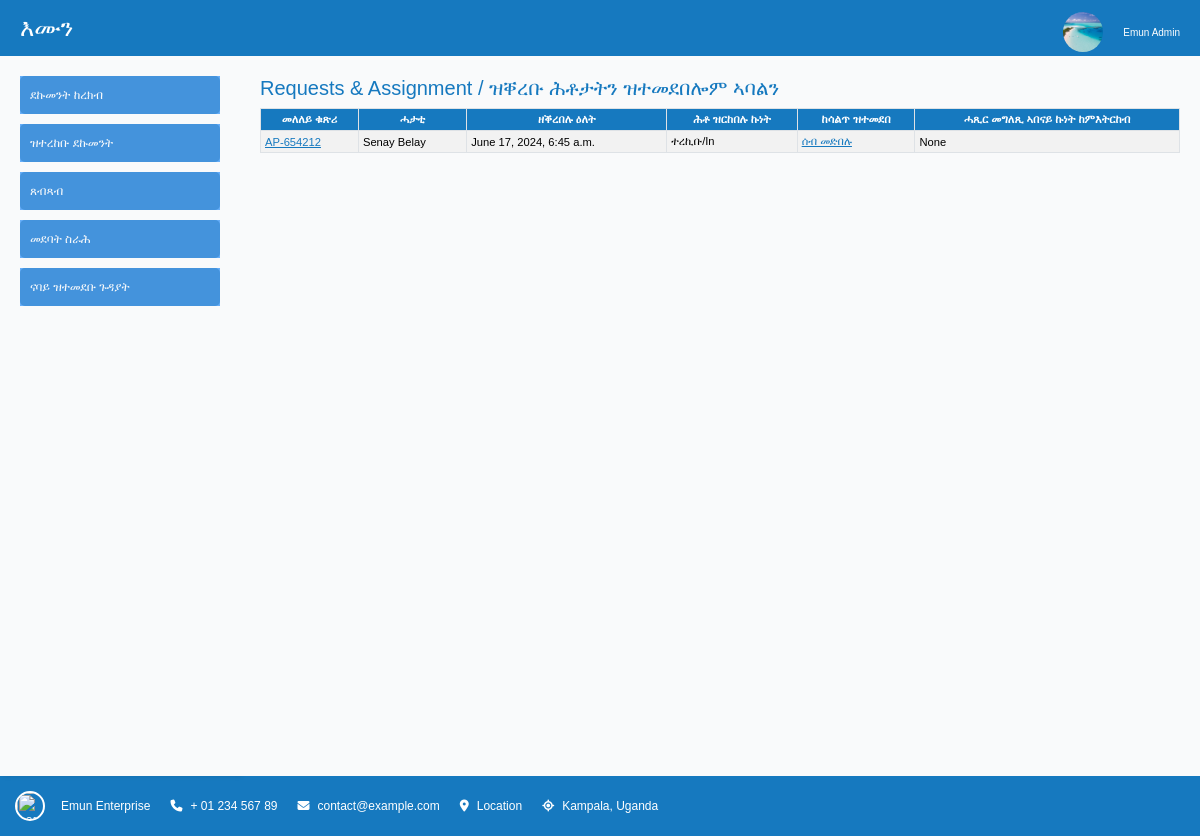
Screenshot of /tasks_and_assignments (signed in) with the database file from the repository.
### visaapplications/models.py (models this page shows, shortened)
class VisaApplication(TimestampMixin, UserStampedMixin, models.Model):
    STATUS_CHOICES = [
        ('1', 'Initiated'),
        ('2', 'Assigned'),
        ('3', 'In Progress'),
        ('4', 'Completed'),
        ('5', 'Cancelled'),
    ]
    application_owner = models.ForeignKey(User, on_delete=models.PROTECT, null=True)
    application_number = models.CharField(max_length=10, unique=True, blank=True)
    date_submitted = models.DateTimeField(auto_now_add=True)
    application_status = models.CharField(max_length=1, choices=STATUS_CHOICES, default='1',)
    assigned_officer = models.ForeignKey(User, on_delete=models.PROTECT, null=True, related_name="person_assigned")
    officer_notes = models.TextField(null=True, blank=True)

### decorators.py (the view)
        @wraps(func)
        def wrapper(request, *args, **kwargs):
            RECORDS_PER_PAGE_DEFAULT = default_records_per_page
            response = func(request, *args, **kwargs)
            if isinstance(response, dict):
                data = response.get('data')
                paginator = response.get('paginator')
                page_number = request.GET.get('page', 1)
                records_per_page = request.GET.get('recordsPerPage', RECORDS_PER_PAGE_DEFAULT)
                try:
                    records_per_page = int(records_per_page)
                except ValueError:
                    records_per_page = RECORDS_PER_PAGE_DEFAULT
                try:
                    paginated_data = paginator.page(page_number)
                except PageNotAnInteger:
                    paginated_data = paginator.page(1)
                except EmptyPage:
                    paginated_data = paginator.page(paginator.num_pages)
                response['data'] = paginated_data
                response['recordsPerPage'] = records_per_page
            if isinstance(response, dict) and template_name:
                return render(request, template_name, response)
            else:
                return response

### facilitators/views.py (called while the page is built)
@authentication_required
@allowed_users(allowed_roles=['admin', 'moderator'])
@paginate(template_name='tasks_and_assignments.html')
def tasks_and_assignments(request):
    visa_app = VisaApplication.objects.all()
    records_per_page = get_records_per_page(request)
    paginator = Paginator(visa_app, records_per_page)
    return {'data': paginator.page(1),
            'paginator': paginator,
            }

### home/templatetags/group_tags.py (called while the page is built)
@register.filter(name='has_group')
def has_group(user, group_name):
    group = Group.objects.get(name=group_name)
    return group in user.groups.all()

### utils.py (called while the page is built)
def get_records_per_page(request):
    from constants import RECORDS_PER_PAGE_DEFAULT
    records_per_page = request.GET.get('recordsPerPage', RECORDS_PER_PAGE_DEFAULT)
    try:
        records_per_page = int(records_per_page)
    except ValueError:
        records_per_page = RECORDS_PER_PAGE_DEFAULT
    return records_per_page

### facilitators/templates/tasks_and_assignments.html (shortened to what this page needs)
{% extends  'base.html' %}
{% load static %}
{% block content %}
<h5>Requests & Assignment / ዝቐረቡ ሕቶታትን ዝተመደበሎም ኣባልን</h5>
<table class="table table-striped table-hover table-bordered table-sm align-middle" style="font-size:0.7rem;">
    <thead align="center">
    <tr>
        <th scope="col">መለለይ ቁጽሪ</th>
        <th scope="col">ሓታቲ</th>
        <th scope="col">ዘቕረበሉ ዕለት</th>
        <th scope="col">ሕቶ ዝርከበሉ ኩነት</th>
        <th scope="col">ከሳልጥ ዝተመደበ</th>
        <th scope="col">ሓጺር መግለጺ ኣበናይ ኩነት ከምእትርከብ</th>
    </tr>
    </thead>
    <tbody>
    {% for i in data %}
    <tr>
        <td>
            <a href="{% url 'compiled_application' i.id %}">
            {{ i.application_number }}
            </a>
        </td>
        <td>{{ i.application_owner.first_name }} {{ i.application_owner.last_name }}</td>
        <td>{{ i.date_submitted }}</td>
        <td>
                {% if i.application_status == "1" %}
                    ተረኪቡ/In
                {% elif i.application_status == "2" %}
                    ተመደቡ/As
                {% elif i.application_status == "3" %}
                    ኣብ መስርሕ/Pr
                {% elif i.application_status == "4" %}
                    ተዛዚሙ/Co
                {% elif i.application_status == "5" %}
                    ተሰሪዙ/Ca
                {% endif %}
        </td>
        <td>
            {% if i.assigned_officer != None %}
                <a href="{% url 'assign_task' i.application_number %}">
                    {{ i.assigned_officer.first_name }} {{ i.assigned_officer.last_name }}
                </a>
            {% else %}
                <a href="{% url 'assign_task' i.application_number %}">ሰብ መድበሉ</a>
            {% endif %}
        </td>
        <td>{{ i.officer_notes }}</td>
    </tr>
    {% endfor %}
    </tbody>
</table>
{% endblock %}

### home/templates/navbar.html (shortened to what this page needs)
{% load static %}
<div ><a class="logo" href="{% url 'home' %}">እሙን</a></div>
{% if user.is_authenticated %}
    <div class="user-dropdown">
        <button class="dropdown-btn" style="text-align: right;">
        {% if profile_image %}
            <img src="{{ profile_image.profile_image.url }}" alt="Profile Image" style=" width:50px; height:50px; border-radius: 50%; object-fit: cover;">
        {% else %}
            <img src="{% static 'images/costline.jpg' %}" alt="Default Profile Image" width="40" height="40" style="border-radius: 50%; object-fit: cover;">
        {% endif %}
        </button>
        <span style="font-size:10px;">{{user.first_name}} {{user.last_name}}</span>
    </div>
{% endif %}

### home/static/css/style.css (style rules this page uses)
:root { --primary-color: #1679BF; --secondary-color: #4493DC; --accent-color: #66AEF9; --background-color: #F9FAFB; --text-color: #3D4756; --muted-text: #A1ACBD; --place-holder-text: #A1ACBD; --delete-action: #B75377; }
body { background-color: var(--background-color); color: var(--text-color); font-family: Arial, sans-serif; padding: 20px; }
h1, h2, h3, h4, h5, h6 { color: var(--primary-color); }
a { color: var(--primary-color); }
button { width: 250px; height: 35px; margin: 0 10px; background: var(--primary-color); border-radius: 30px; border: 1px solid var(--background-color); outline: none; cursor: pointer; color: #fff; }
body, html { margin: 0; padding: 0; font-family: Arial, sans-serif, Ebrima, Ebrimabd; box-sizing: border-box; }
.navbar .logo { font-size: 1.5em; text-decoration: none; color: #fff; }
.user-dropdown { position: relative; display: inline-block; }
.user-dropdown .dropdown-btn { background: none; border: none; color: var(--background-color); font-size: 1em; cursor: pointer; }

### facilitators/templates/tasks_and_assignments.html (style rules this page uses)
.table th { color:white; background:var(--primary-color); font-size:0.7rem; }
.table { font-size:0.7rem; }

### rows the page displays
VisaApplication: application_number "AP-654212", application_owner.first_name "Senay", application_owner.last_name "Belay", date_submitted "June 17, 2024, 6:45 a.m.", application_status "ተረኪቡ/In", shows "ሰብ መድበሉ", officer_notes "None"

### other values shown
{{ user.first_name }} "Emun"
{{ user.last_name }} "Admin"
